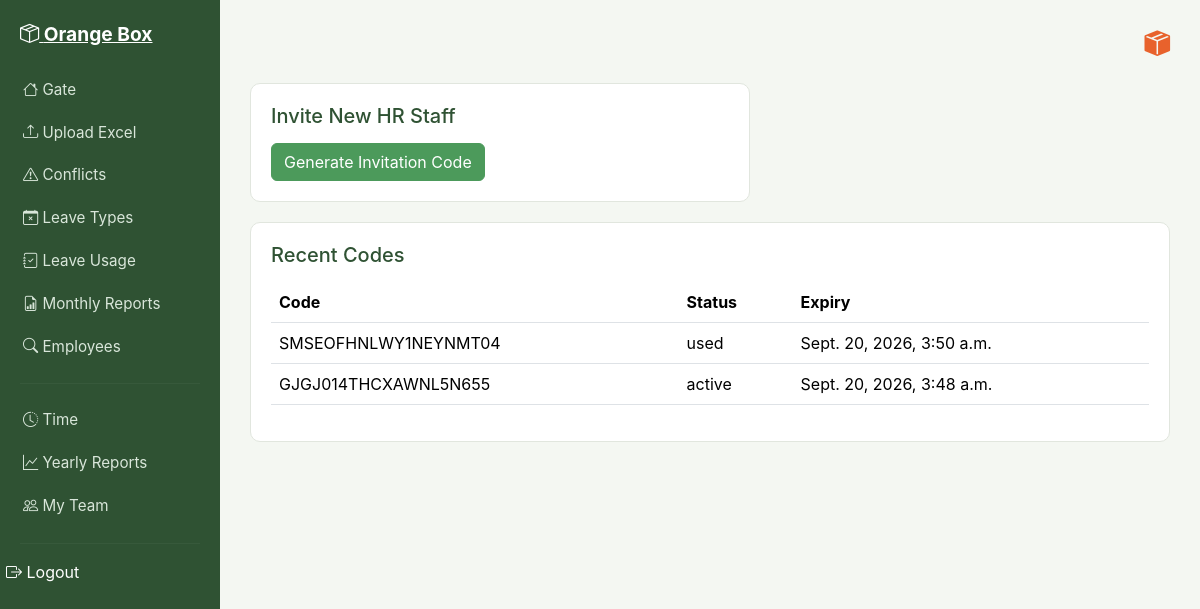
The page /invite/ (signed in) on the database as committed earlier.
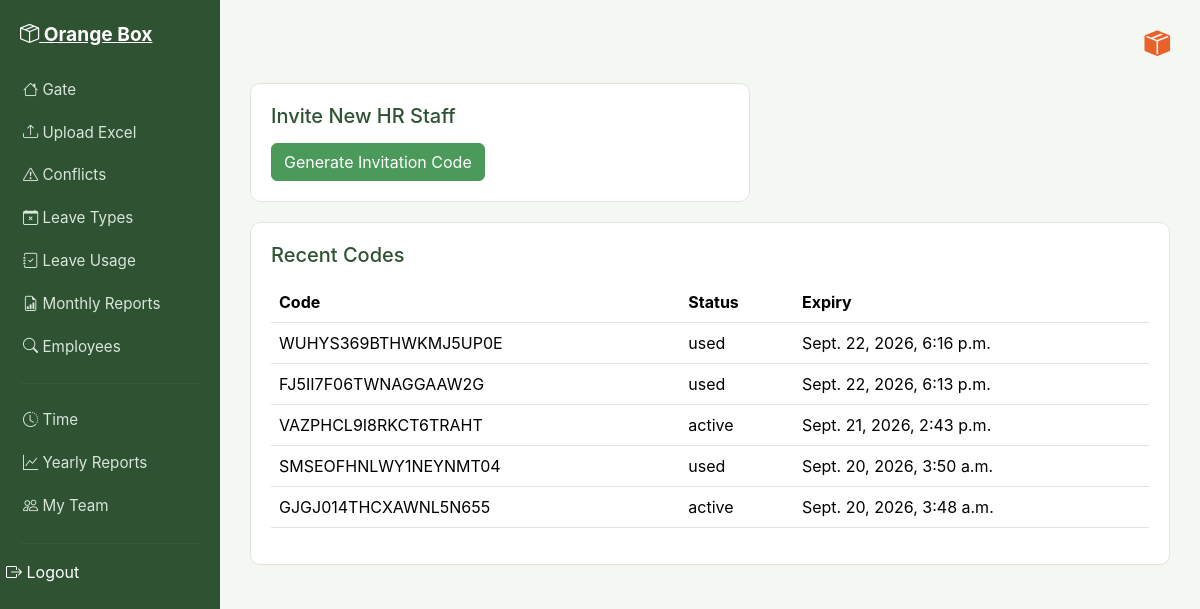
The same page on the database as committed later.
### attendance/models.py (models this page shows, shortened)
class InvitationCode(models.Model):
    code = models.CharField(max_length=20, unique=True)
    generated_date = models.DateTimeField(auto_now_add=True)
    expiry_date = models.DateTimeField()
    status = models.CharField(max_length=50, default='active')
    generated_by = models.ForeignKey(AttendanceLead, on_delete=models.CASCADE)

### attendance/views.py (the view, shortened to what this page needs)
# urls.py: path('invite/', views.generate_invite, name='generate_invite'),
@user_passes_test(is_attendance_lead)
@login_required
def generate_invite(request):
    codes = InvitationCode.objects.all().order_by('-generated_date')
    return render(request, 'attendance/generate_invite.html', {'codes': codes})

### attendance/context_processors.py (called while the page is built)
def notifications_context(request):
    if request.user.is_authenticated:
        unread = Notification.objects.filter(recipient=request.user, status='unread').order_by('-date')
        return {
            'unread_notifications': unread,
            'unread_count': unread.count()
        }
    return {'unread_notifications': [], 'unread_count': 0}

### attendance/views.py (called while the page is built)
def is_attendance_lead(user):
    return hasattr(user, 'attendancelead')

### attendance/templates/attendance/generate_invite.html (shortened to what this page needs)
{% extends 'attendance/base.html' %}
{% block content %}
<div class="ob-card" style="max-width:500px;">
    <h5>Invite New HR Staff</h5>
    <form method="post">
        <button type="submit" class="btn btn-ob-save">Generate Invitation Code</button>
    </form>
</div>
<div class="ob-card">
    <h5>Recent Codes</h5>
    {% if codes %}
    <table class="table table-ob">
        <thead><tr><th>Code</th><th>Status</th><th>Expiry</th></tr></thead>
        <tbody>{% for c in codes %}<tr><td>{{ c.code }}</td><td>{{ c.status }}</td><td>{{ c.expiry_date }}</td></tr>{% endfor %}</tbody>
    </table>
    {% else %}
    <div class="ob-empty-state"><i class="bi bi-check-circle" style="font-size:2rem;"></i><p>No codes generated yet.</p></div>
    {% endif %}
</div>
{% endblock %}

Rows that differ between the two databases and show on the page:
added InvitationCode: code "WUHYS369BTHWKMJ5UP0E", status "used", expiry_date "Sept. 22, 2026, 6:16 p.m."
added InvitationCode: code "FJ5II7F06TWNAGGAAW2G", status "used", expiry_date "Sept. 22, 2026, 6:13 p.m."
added InvitationCode: code "VAZPHCL9I8RKCT6TRAHT", status "active", expiry_date "Sept. 21, 2026, 2:43 p.m."
